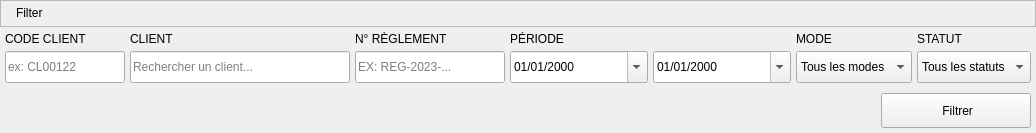
    <widget class="QFrame" name="FiltersFrame">
     <property name="sizePolicy">
      <sizepolicy hsizetype="Preferred" vsizetype="Fixed">
       <horstretch>0</horstretch>
       <verstretch>0</verstretch>
      </sizepolicy>
     </property>
     <property name="maximumSize">
      <size>
       <width>16777215</width>
       <height>16777215</height>
      </size>
     </property>
     <property name="class" stdset="0">
      <string>card</string>
     </property>
     <layout class="QVBoxLayout" name="filtersLayout">
      <property name="spacing">
       <number>0</number>
      </property>
      <property name="leftMargin">
       <number>0</number>
      </property>
      <property name="topMargin">
       <number>0</number>
      </property>
      <property name="rightMargin">
       <number>0</number>
      </property>
      <property name="bottomMargin">
       <number>0</number>
      </property>
      <item>
       <widget class="QFrame" name="frame_3">
        <property name="sizePolicy">
         <sizepolicy hsizetype="Expanding" vsizetype="Fixed">
          <horstretch>0</horstretch>
          <verstretch>0</verstretch>
         </sizepolicy>
        </property>
        <property name="maximumSize">
         <size>
          <width>16777215</width>
          <height>16777215</height>
         </size>
        </property>
        <property name="frameShape">
         <enum>QFrame::StyledPanel</enum>
        </property>
        <property name="frameShadow">
         <enum>QFrame::Raised</enum>
        </property>
        <property name="class" stdset="0">
         <string>header</string>
        </property>
        <layout class="QHBoxLayout" name="horizontalLayout_6">
         <property name="spacing">
          <number>0</number>
         </property>
         <property name="leftMargin">
          <number>15</number>
         </property>
         <property name="topMargin">
          <number>5</number>
         </property>
         <property name="rightMargin">
          <number>15</number>
         </property>
         <property name="bottomMargin">
          <number>6</number>
         </property>
         <item>
          <widget class="QLabel" name="label_2">
           <property name="text">
            <string>Filter</string>
           </property>
           <property name="class" stdset="0">
            <string>label</string>
           </property>
          </widget>
         </item>
        </layout>
       </widget>
      </item>
      <item>
       <layout class="QGridLayout" name="filtersGrid">
        <property name="leftMargin">
         <number>5</number>
        </property>
        <property name="topMargin">
         <number>5</number>
        </property>
        <property name="rightMargin">
         <number>5</number>
        </property>
        <property name="bottomMargin">
         <number>5</number>
        </property>
        <property name="spacing">
         <number>5</number>
        </property>
        <item row="0" column="0">
         <widget class="QLabel" name="ClientCodeLabel">
          <property name="text">
           <string>CODE CLIENT</string>
          </property>
          <property name="class" stdset="0">
           <string>field-label</string>
          </property>
         </widget>
        </item>
        <item row="1" column="0">
         <widget class="QLineEdit" name="CodeClientEntry">
          <property name="minimumSize">
           <size>
            <width>120</width>
            <height>32</height>
           </size>
          </property>
          <property name="placeholderText">
           <string>ex: CL00122</string>
          </property>
         </widget>
        </item>
        <item row="0" column="1">
         <widget class="QLabel" name="ClientLabel">
          <property name="text">
           <string>CLIENT</string>
          </property>
          <property name="class" stdset="0">
           <string>field-label</string>
          </property>
         </widget>
        </item>
        <item row="1" column="1">
         <widget class="QLineEdit" name="ClientEntry">
          <property name="minimumSize">
           <size>
            <width>220</width>
            <height>32</height>
           </size>
          </property>
          <property name="placeholderText">
           <string>Rechercher un client...</string>
          </property>
         </widget>
        </item>
        <item row="0" column="2">
         <widget class="QLabel" name="NumeroReglementLabel">
          <property name="text">
           <string>N° RÈGLEMENT</string>
          </property>
          <property name="class" stdset="0">
           <string>field-label</string>
          </property>
         </widget>
        </item>
        <item row="1" column="2">
         <widget class="QLineEdit" name="NumeroReglementEntry">
          <property name="minimumSize">
           <size>
            <width>150</width>
            <height>32</height>
           </size>
          </property>
          <property name="placeholderText">
           <string>EX: REG-2023-...</string>
          </property>
         </widget>
        </item>
        <item row="0" column="3" colspan="2">
         <widget class="QLabel" name="PeriodeLabel">
          <property name="text">
           <string>PÉRIODE</string>
          </property>
          <property name="alignment">
           <set>Qt::AlignLeading|Qt::AlignLeft|Qt::AlignVCenter</set>
          </property>
          <property name="margin">
           <number>0</number>
          </property>
          <property name="class" stdset="0">
           <string>field-label</string>
          </property>
         </widget>
        </item>
        <item row="1" column="3">
         <widget class="QDateEdit" name="DateDebutEdit">
          <property name="minimumSize">
           <size>
            <width>138</width>
            <height>32</height>
           </size>
          </property>
          <property name="displayFormat">
           <string>dd/MM/yyyy</string>
          </property>
          <property name="calendarPopup">
           <bool>true</bool>
          </property>
         </widget>
        </item>
        <item row="1" column="4">
         <widget class="QDateEdit" name="DateFinEdit">
          <property name="minimumSize">
           <size>
            <width>138</width>
            <height>32</height>
           </size>
          </property>
          <property name="displayFormat">
           <string>dd/MM/yyyy</string>
          </property>
          <property name="calendarPopup">
           <bool>true</bool>
          </property>
         </widget>
        </item>
        <item row="0" column="5">
         <widget class="QLabel" name="ModeLabel">
          <property name="text">
           <string>MODE</string>
          </property>
          <property name="class" stdset="0">
           <string>field-label</string>
          </property>
         </widget>
        </item>
        <item row="1" column="5">
         <widget class="QComboBox" name="ModeReglementComboBox">
          <property name="minimumSize">
           <size>
            <width>88</width>
            <height>32</height>
           </size>
          </property>
          <item>
           <property name="text">
            <string>Tous les modes</string>
           </property>
          </item>
          <item>
           <property name="text">
            <string>Espèces</string>
           </property>
          </item>
          <item>
           <property name="text">
            <string>Chèque</string>
           </property>
          </item>
          <item>
           <property name="text">
            <string>Virement</string>
           </property>
          </item>
          <item>
           <property name="text">
            <string>Carte</string>
           </property>
          </item>
         </widget>
        </item>
        <item row="0" column="6">
         <widget class="QLabel" name="StatutLabel">
          <property name="text">
           <string>STATUT</string>
          </property>
          <property name="class" stdset="0">
           <string>field-label</string>
          </property>
         </widget>
        </item>
        <item row="1" column="6">
         <widget class="QComboBox" name="StatutComboBox">
          <property name="minimumSize">
           <size>
            <width>88</width>
            <height>32</height>
           </size>
          </property>
          <item>
           <property name="text">
            <string>Tous les statuts</string>
           </property>
          </item>
          <item>
           <property name="text">
            <string>Validé</string>
           </property>
          </item>
          <item>
           <property name="text">
            <string>Brouillon</string>
           </property>
          </item>
          <item>
           <property name="text">
            <string>Annulé</string>
           </property>
          </item>
         </widget>
        </item>
       </layout>
      </item>
      <item>
       <layout class="QHBoxLayout" name="filterButtonLayout">
        <property name="spacing">
         <number>5</number>
        </property>
        <property name="leftMargin">
         <number>5</number>
        </property>
        <property name="topMargin">
         <number>5</number>
        </property>
        <property name="rightMargin">
         <number>5</number>
        </property>
        <property name="bottomMargin">
         <number>5</number>
        </property>
        <item>
         <spacer name="filterSpacer">
          <property name="orientation">
           <enum>Qt::Horizontal</enum>
          </property>
          <property name="sizeHint" stdset="0">
           <size>
            <width>40</width>
            <height>20</height>
           </size>
          </property>
         </spacer>
        </item>
        <item>
         <widget class="QToolButton" name="FiltrerButton">
          <property name="sizePolicy">
           <sizepolicy hsizetype="Expanding" vsizetype="Fixed">
            <horstretch>0</horstretch>
            <verstretch>0</verstretch>
           </sizepolicy>
          </property>
          <property name="minimumSize">
           <size>
            <width>100</width>
            <height>35</height>
           </size>
          </property>
          <property name="maximumSize">
           <size>
            <width>150</width>
            <height>35</height>
           </size>
          </property>
          <property name="text">
           <string> Filtrer</string>
          </property>
          <property name="icon">
           <iconset resource="../../../resources/resources.qrc">
            <normaloff>:/icons/icons/Wfiltrer.svg</normaloff>:/icons/icons/Wfiltrer.svg</iconset>
          </property>
          <property name="toolButtonStyle">
           <enum>Qt::ToolButtonTextBesideIcon</enum>
          </property>
          <property name="class" stdset="0">
           <string>primary</string>
          </property>
         </widget>
        </item>
       </layout>
      </item>
     </layout>
    </widget>
